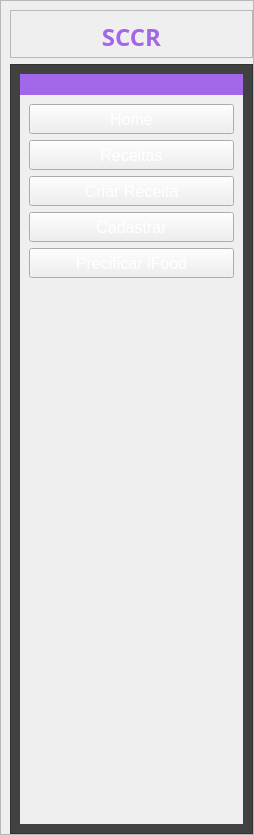
     <widget class="QFrame" name="left_container">
      <property name="minimumSize">
       <size>
        <width>0</width>
        <height>0</height>
       </size>
      </property>
      <property name="maximumSize">
       <size>
        <width>0</width>
        <height>16777215</height>
       </size>
      </property>
      <property name="frameShape">
       <enum>QFrame::StyledPanel</enum>
      </property>
      <property name="frameShadow">
       <enum>QFrame::Raised</enum>
      </property>
      <layout class="QGridLayout" name="gridLayout_4">
       <property name="leftMargin">
        <number>9</number>
       </property>
       <property name="topMargin">
        <number>9</number>
       </property>
       <property name="rightMargin">
        <number>0</number>
       </property>
       <property name="bottomMargin">
        <number>0</number>
       </property>
       <item row="0" column="0">
        <widget class="QFrame" name="top_frame">
         <property name="minimumSize">
          <size>
           <width>0</width>
           <height>0</height>
          </size>
         </property>
         <property name="maximumSize">
          <size>
           <width>16777215</width>
           <height>48</height>
          </size>
         </property>
         <property name="frameShape">
          <enum>QFrame::StyledPanel</enum>
         </property>
         <property name="frameShadow">
          <enum>QFrame::Raised</enum>
         </property>
         <layout class="QVBoxLayout" name="verticalLayout_2">
          <item alignment="Qt::AlignTop">
           <widget class="QLabel" name="label_logo_2">
            <property name="minimumSize">
             <size>
              <width>0</width>
              <height>30</height>
             </size>
            </property>
            <property name="maximumSize">
             <size>
              <width>16777215</width>
              <height>0</height>
             </size>
            </property>
            <property name="font">
             <font>
              <family>Sitka Text Semibold</family>
              <pointsize>18</pointsize>
              <weight>75</weight>
              <bold>true</bold>
             </font>
            </property>
            <property name="styleSheet">
             <string notr="true"/>
            </property>
            <property name="text">
             <string>&lt;html&gt;&lt;head/&gt;&lt;body&gt;&lt;p&gt;&lt;span style=&quot; color:#a266e9;&quot;&gt;SCCR&lt;/span&gt;&lt;/p&gt;&lt;/body&gt;&lt;/html&gt;</string>
            </property>
            <property name="alignment">
             <set>Qt::AlignCenter</set>
            </property>
           </widget>
          </item>
         </layout>
        </widget>
       </item>
       <item row="1" column="0" alignment="Qt::AlignTop">
        <widget class="QFrame" name="botton_frame">
         <property name="minimumSize">
          <size>
           <width>0</width>
           <height>770</height>
          </size>
         </property>
         <property name="styleSheet">
          <string notr="true">QFrame{background-color: rgb(65, 65, 65);}

QToolBox{background-color: rgb(288, 254, 255);}

QToolBox::tab{border-radius: 5px; background-color: rgb(162, 102, 233)}</string>
         </property>
         <property name="frameShape">
          <enum>QFrame::StyledPanel</enum>
         </property>
         <property name="frameShadow">
          <enum>QFrame::Raised</enum>
         </property>
         <layout class="QVBoxLayout" name="verticalLayout_3" stretch="0">
          <property name="spacing">
           <number>0</number>
          </property>
          <property name="sizeConstraint">
           <enum>QLayout::SetDefaultConstraint</enum>
          </property>
          <property name="topMargin">
           <number>9</number>
          </property>
          <property name="bottomMargin">
           <number>9</number>
          </property>
          <item>
           <widget class="QToolBox" name="toolBox">
            <property name="minimumSize">
             <size>
              <width>223</width>
              <height>0</height>
             </size>
            </property>
            <property name="maximumSize">
             <size>
              <width>223</width>
              <height>16777215</height>
             </size>
            </property>
            <property name="font">
             <font>
              <pointsize>8</pointsize>
             </font>
            </property>
            <property name="cursor">
             <cursorShape>ArrowCursor</cursorShape>
            </property>
            <property name="layoutDirection">
             <enum>Qt::LeftToRight</enum>
            </property>
            <property name="styleSheet">
             <string notr="true">QToolBox::tab {
    border-radius: 0px; /* Ajuste o raio da borda */
}</string>
            </property>
            <property name="currentIndex">
             <number>0</number>
            </property>
            <property name="tabSpacing">
             <number>0</number>
            </property>
            <widget class="QWidget" name="page_1">
             <property name="geometry">
              <rect>
               <x>0</x>
               <y>0</y>
               <width>223</width>
               <height>731</height>
              </rect>
             </property>
             <attribute name="label">
              <string/>
             </attribute>
             <layout class="QVBoxLayout" name="verticalLayout_8">
              <item>
               <widget class="QPushButton" name="btn_menu_home">
                <property name="minimumSize">
                 <size>
                  <width>0</width>
                  <height>30</height>
                 </size>
                </property>
                <property name="font">
                 <font>
                  <pointsize>12</pointsize>
                 </font>
                </property>
                <property name="cursor">
                 <cursorShape>PointingHandCursor</cursorShape>
                </property>
                <property name="styleSheet">
                 <string notr="true">QPushButton:hover{
background-color: rgb(65, 65, 65);
border-radius: 5px
}

QPushButton{color: rgb(255, 255, 255);}</string>
                </property>
                <property name="text">
                 <string>Home</string>
                </property>
               </widget>
              </item>
              <item>
               <widget class="QPushButton" name="btn_menu_receitas">
                <property name="minimumSize">
                 <size>
                  <width>0</width>
                  <height>30</height>
                 </size>
                </property>
                <property name="font">
                 <font>
                  <pointsize>12</pointsize>
                 </font>
                </property>
                <property name="cursor">
                 <cursorShape>PointingHandCursor</cursorShape>
                </property>
                <property name="styleSheet">
                 <string notr="true">QPushButton:hover{
background-color: rgb(65, 65, 65);
border-radius: 5px
}

QPushButton{color: rgb(255, 255, 255);}</string>
                </property>
                <property name="text">
                 <string>Receitas</string>
                </property>
               </widget>
              </item>
              <item>
               <widget class="QPushButton" name="btn_menu_criar">
                <property name="minimumSize">
                 <size>
                  <width>0</width>
                  <height>30</height>
                 </size>
                </property>
                <property name="font">
                 <font>
                  <pointsize>12</pointsize>
                 </font>
                </property>
                <property name="cursor">
                 <cursorShape>PointingHandCursor</cursorShape>
                </property>
                <property name="styleSheet">
                 <string notr="true">QPushButton:hover{
background-color: rgb(65, 65, 65);
border-radius: 5px
}

QPushButton{color: rgb(255, 255, 255);}</string>
                </property>
                <property name="text">
                 <string>Criar Receita</string>
                </property>
               </widget>
              </item>
              <item>
               <widget class="QPushButton" name="btn_menu_cadastrar">
                <property name="minimumSize">
                 <size>
                  <width>0</width>
                  <height>30</height>
                 </size>
                </property>
                <property name="font">
                 <font>
                  <pointsize>12</pointsize>
                 </font>
                </property>
                <property name="cursor">
                 <cursorShape>PointingHandCursor</cursorShape>
                </property>
                <property name="styleSheet">
                 <string notr="true">QPushButton:hover{
background-color: rgb(65, 65, 65);
border-radius: 5px
}

QPushButton{color: rgb(255, 255, 255);}</string>
                </property>
                <property name="text">
                 <string>Cadastrar</string>
                </property>
               </widget>
              </item>
              <item>
               <widget class="QPushButton" name="btn_precificar">
                <property name="minimumSize">
                 <size>
                  <width>0</width>
                  <height>30</height>
                 </size>
                </property>
                <property name="font">
                 <font>
                  <pointsize>12</pointsize>
                 </font>
                </property>
                <property name="cursor">
                 <cursorShape>PointingHandCursor</cursorShape>
                </property>
                <property name="styleSheet">
                 <string notr="true">QPushButton:hover{
background-color: rgb(65, 65, 65);
border-radius: 5px
}

QPushButton{color: rgb(255, 255, 255);}</string>
                </property>
                <property name="text">
                 <string>Precificar iFood</string>
                </property>
               </widget>
              </item>
              <item>
               <spacer name="verticalSpacer">
                <property name="orientation">
                 <enum>Qt::Vertical</enum>
                </property>
                <property name="sizeHint" stdset="0">
                 <size>
                  <width>20</width>
                  <height>40</height>
                 </size>
                </property>
               </spacer>
              </item>
             </layout>
            </widget>
           </widget>
          </item>
         </layout>
        </widget>
       </item>
      </layout>
     </widget>
